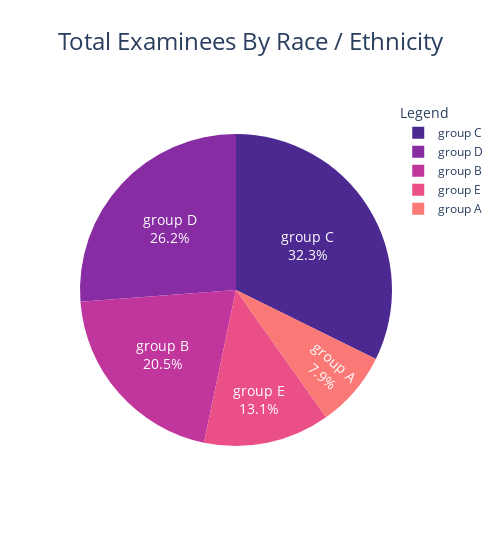

The notebook cell this image was saved under:
### Markdown cell above
### <font color="AA0088">Total Examinees By Race / Ethnicity</font>

### Code cell
fig_pie_race = create_pie_chart(df_source = exam_scores_df, 
                               feature_name = "race_ethnicity", 
                               fig_title = "Total examinees by race / ethnicity")


fig_pie_race.show();

### Figure 1 — Plotly figure (JSON) as saved in the notebook; plotly's stock layout.template omitted (floating-point values rounded to 4 significant figures)
{"data": [{"domain": {"x": [0, 1], "y": [0, 1]}, "hoverlabel": {"font": {"color": "white"}}, "hovertemplate": "<b>%{label}</b><br><br>Total: %{value}</br>Percent: %{percent}", "labels": ["group C", "group D", "group B", "group E", "group A"], "legendgroup": "", "name": "", "showlegend": true, "textfont": {"color": "white", "size": 14}, "textinfo": "label+percent", "textposition": "inside", "type": "pie", "values": [323, 262, 205, 131, 79]}], "layout": {"legend": {"title": {"text": "Legend"}, "tracegroupgap": 0}, "piecolorway": ["rgb(75, 41, 145)", "rgb(135, 44, 162)", "rgb(192, 54, 157)", "rgb(234, 79, 136)", "rgb(250, 120, 118)", "rgb(246, 169, 122)", "rgb(237, 217, 163)"], "title": {"font": {"size": 24}, "text": "Total Examinees By Race / Ethnicity", "x": 0.5}, "width": 500}}
